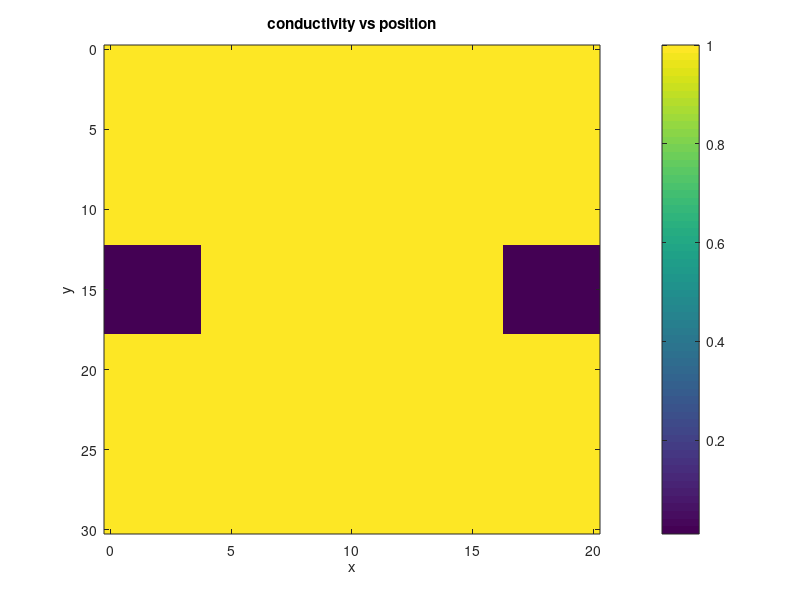
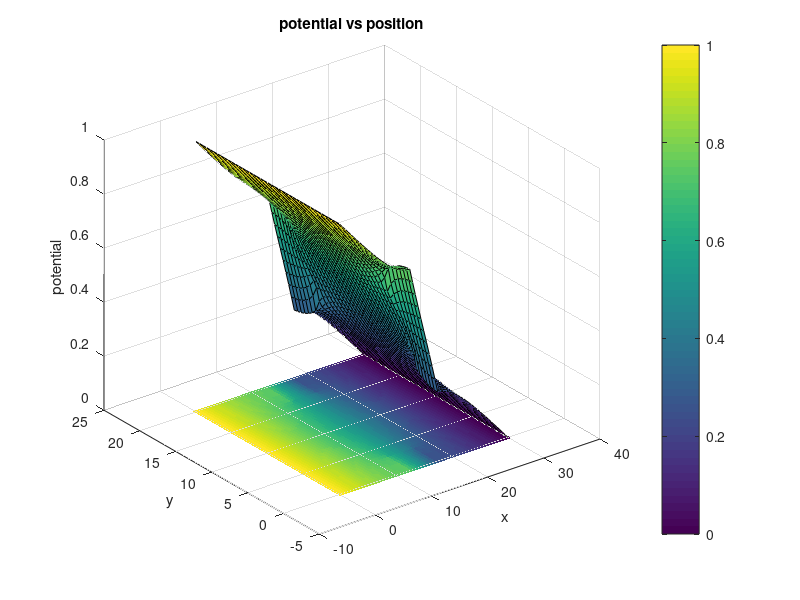
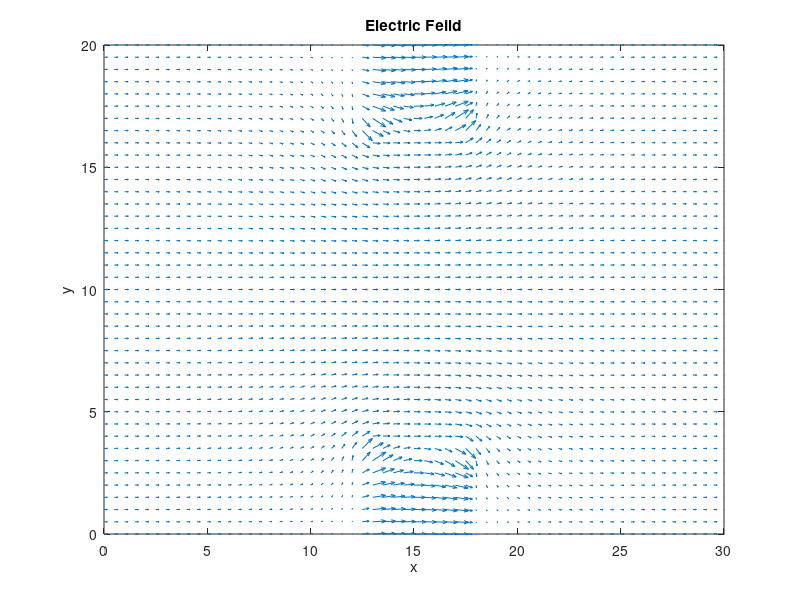
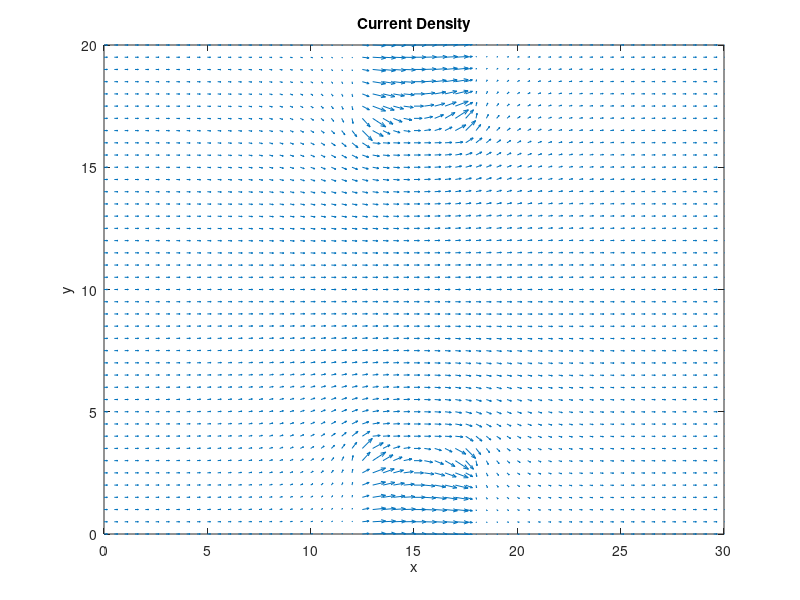

Recreate these plots in MATLAB, in order. (Note: this script raises an error after producing the figures.)
%% ELEC 4700 Assignment 2
%% Question 1a)
% In this question I developed code that uses the finite difference method
% to solve the Laplace equation in a rectagular region with voltage fixed at
% V=1 at x=0 and V=0 at x=L. The other 2 boundaries (y=0 and y=W) are
% absorbing boundary conditions (dV/dx=0). In order to this the region must
% be discretized (meshed) and the laplacian operator must be discretized
% and converted into a Matrix, and the potential function will be discretized and
% turned into a vector. The problem can now be formulated as GV = B. Where
% G is the discrete laplacian operator, V is the potential and B is a
% vector of mostly 0s and a few 1s due to boundary conditions. This type of
% problem can be easily solved in MATLAB to determine the potential in the
% rectangular region.


L = 30; %set the geometry of the region
W = 20;

%set the distance between meshpoints and determine the number points used
meshspace = 0.5;
nx = floor(L/meshspace + 1);
ny = floor(W/meshspace + 1);

G = sparse(nx*ny); %% Discretized Laplacian Operator
B = zeros(1,nx*ny); %% Mostly zeros but a few ones for BCs
for i = 1:nx
    for j = 1:ny
        n = j +(i-1)*ny; %Map 2d Geometry to 1D Vector
        
        %Left side V=1 BC
        if i == 1
            G(n,n) = 1;
            B(n) = 1;
        
        %Right side V=0 BC
        elseif i == nx 
            G(n,n) = 1;
            
        %Bottom Side Absorbing boundary condition
        elseif j == 1 
            nxm = j + (i-2)*ny;
            nxp = j + i*ny;
            nyp = j+1 + (i-1)*ny;
            
            G(n,n) = -3;
            G(n,nxm) = 1;
            G(n,nxp) = 1;
            G(n,nyp) = 1; 
            
            
        %Top side absorbing boundary condition
        elseif j == ny
            nxm = j + (i-2)*ny;
            nxp = j + i*ny;
            nym = j-1 + (i-1)*ny;
            
            G(n,n) = -3;
            G(n,nxm) = 1;
            G(n,nxp) = 1;
            G(n,nym) = 1;
        
        
        %Inner Nodes
        else
            nxm = j + (i-2)*ny;
            nxp = j + i*ny;
            nym = j-1 + (i-1)*ny;
            nyp = j+1 + (i-1)*ny;
            
            G(n,n) = -4;
            G(n,nxm) = 1;
            G(n,nxp) = 1;
            G(n,nym) = 1;
            G(n,nyp) = 1; 
        
        end
    end
end

%Solve Matrix equation to find V
V = G\B';

%Map solution back to 2D space
Vmap = zeros(nx,ny);
for i = 1:nx
    for j = 1:ny
        n = j +(i-1)*ny;
        Vmap(i,j) = V(n);
    end
end

%Plot potential
figure(1)
x = 0:meshspace:L;
plot(x,Vmap(:,floor(ny/2)))
title('Potential vs x-position')
xlabel('x')
ylabel('Potential')
[X, Y] = meshgrid(0:meshspace:L,0:meshspace:W);
figure(2)
surf(X',Y',Vmap)
colorbar
hold on
imagesc([0 L],[0 W],Vmap')
xlabel('x')
ylabel('y')
hold off

%% Question 1b)
% In this question the above code is modified so that the absorbing
% boundary conditions are now instead fixed at V=0 and the other boundary
% conditions are modied so that V=1 at x=0 and x=L. Then this code will be
% ran at several different mesh densities and compared to the analytical
% solution. The code to solve this problem is shown below.

%set the geometry of the region
L = 30;
W = 20;

%set the distance between meshpoints and determine the number points used
meshspace = 0.5;
nx = floor(L/meshspace + 1);
ny = floor(W/meshspace + 1);

G = sparse(nx*ny); %% Discretized Laplacian Operator
B = zeros(1,nx*ny); %% Mostly zeros but a few ones for BCs

for i = 1:nx
    for j = 1:ny
        n = j +(i-1)*ny; %Map 2D geometry to 1D vector
        
        % V=1 @ x=0 BC
        if i == 1
            G(n,n) = 1;
            B(n) = 1;
            
        % V=1 @x=L BC
        elseif i == nx 
            G(n,n) = 1;
            B(n) = 1;
        
        %V=0 @ y=0 BC
        elseif j == 1 
           G(n,n) = 1;
        
        %V=0 @ y=W BC
        elseif j == ny
            G(n,n) = 1;
        
        %Matrix elemenets for inner nodes
        else
            nxm = j + (i-2)*ny;
            nxp = j + i*ny;
            nym = j-1 + (i-1)*ny;
            nyp = j+1 + (i-1)*ny;
            
            G(n,n) = -4;
            G(n,nxm) = 1;
            G(n,nxp) = 1;
            G(n,nym) = 1;
            G(n,nyp) = 1; 
        
        end
    end
end

%Solve Matrix equation to find V
V = G\B';

%Map solution back to 2D space 
Vmap = zeros(nx,ny);
for i = 1:nx
    for j = 1:ny
        n = j +(i-1)*ny;
        Vmap(i,j) = V(n);
    end
end

%Plot potential
x = 0:meshspace:L;
figure(1)
plot(x,Vmap(:,floor(ny/2)));
title('Potential vs x-position')
xlabel('x')
ylabel('Potential')
figure(2)
[X, Y] = meshgrid(0:meshspace:L,0:meshspace:W);
surf(X',Y',Vmap)
colorbar
xlabel('x')
ylabel('y')
title('Potential vs Position')

%%
% This code was now used to compare the numerical solution to the
% analytical solution at several different mesh sizes. These tests showed
% that as the meshing was smaller and smaller, the numerical solution
% appered smoother and better fit the analytical solution. However, as the
% mesh sized is decreased the simulation time begins to rise quite quickly
% and the accuraccy does not increase by much. Therefore, there comes a
% point where increasing the mesh density is overkill. From these
% experiments I found that a mesh size of 0.05 struck a good balance
% between accuracy and simulation time. As the size was decreased from 0.5
% the simulation time began to rise very quickly while the accuracy only
% increased slightly. Both the analytical method and numerical method have
% some inherent error. The analytical method is expressed as an infinite
% series. In order to perform a calculation, this series must be truncated
% at some point. This error can be reduced by including more and more terms
% of the series but this will increase computiation time. The
% numerical solution has errors due to the fact that space is discretized
% and the differential operators have to approximated as discrete matrix
% operators. This error can be reduced by decreasing the mesh size but this
% will increase computation time. The analytical solution has the
% advatantage that it is a closed form expression making it fast to
% evaluate and accurate since it is an exact solution to the problem. The
% disadvantage of the analytical solution is that it only applies to this
% scenario and it is very difficult and usually impossible to derive
% solutions for other scenarios. The advantages of the numericale solution
% is that it works for a variety of geometries and scenarios ad it is
% relativly easy to implement. The disadvantage of the numerical solution
% is that it is slower than the analytical solution and it is less accurate
% than the analytical solution.

%% Question 2
% In this part of the lab MATLAB code was written to solve Laplace equation
% in a rectangular region of high conductivity but containing two low
% conductivity boxes the form a bottleneck in the centre. This complicates
% laplaces equation because now the coefficents in front of the partial
% differentials vary depending on the conductivity of the material and the
% G matrix must be modified. In order to this, it is useful to think of
% each node as onnected to its four neighbouring nodes with a resistance
% equal to the conductivity of the material (average
% conductivity if nodes lie in seperate materials). This approach makes it
% easy to write the equations for each node and combine them into the G
% matrix. the boundary at x=0 is V=1 and x=L is V=0. The other two
% boundarires are absorbing boundaries. The code for this simulation is
% shown below.


L = 30;
W = 20;
Lb = 6;
Wb = 4;
meshspace = 0.5;
nx = floor(L/meshspace + 1);
ny = floor(W/meshspace + 1);

cond1 = 1; % Backgground conductivity
cond2 = 1e-2; %Conductivity of 2 boxes


%This section creates a conductivity map witch assigns a conductivity to
%each node in the mesh. This will be used to create the G matrix
condMap = zeros(nx,ny);

for i = 1:nx
   for j = 1:ny
       if (i-1)>0.5*(L-Lb)/meshspace&&(i-1)<0.5*(L+Lb)/meshspace&&((j-1)<Wb/meshspace||(j-1)>(W-Wb)/meshspace)
           condMap(i,j) = cond2;
       else
           condMap(i,j) = cond1;
       end
   end
end

figure(1)
imagesc([0 W],[0 L],condMap);
colorbar
xlabel('x')
ylabel('y')
title('conductivity vs position')

G = sparse(nx*ny);
B = zeros(1,nx*ny);
for i = 1:nx
    for j = 1:ny
        n = j +(i-1)*ny;
        
        %V=1 @ x=0 BC
        if i == 1
            G(n,n) = 1;
            B(n) = 1;
        
        %V=0 @ x=L BC
        elseif i == nx 
            G(n,n) = 1;
        
        %Absorbing BC @ y=0
        elseif j == 1 
            nxm = j + (i-2)*ny;
            nxp = j + i*ny;
            nyp = j+1 + (i-1)*ny;
            
            %Resistor Values from conduction map
            rxm = (condMap(i,j) + condMap(i-1,j))/2;
            rxp = (condMap(i,j) + condMap(i+1,j))/2;
            ryp = (condMap(i,j) + condMap(i,j+1))/2;
            
            %node equations from resistor values
            G(n,n) = -(rxm + rxp + ryp);
            G(n,nxm) = rxm;
            G(n,nxp) = rxp;
            G(n,nyp) = ryp; 
        
         %Absorbing BC @ y=W
        elseif j == ny
            nxm = j + (i-2)*ny;
            nxp = j + i*ny;
            nym = j-1 + (i-1)*ny;
            
            %Resistor Values from conduction map
            rxm = (condMap(i,j) + condMap(i-1,j))/2;
            rxp = (condMap(i,j) + condMap(i+1,j))/2;
            rym = (condMap(i,j) + condMap(i,j-1))/2;
            
            %node equations from resistor values
            G(n,n) = -(rxm + rxp + rym);
            G(n,nxm) = rxm;
            G(n,nxp) = rxp;
            G(n,nym) = rym;
        
        %internal nodes
        else
            nxm = j + (i-2)*ny;
            nxp = j + i*ny;
            nym = j-1 + (i-1)*ny;
            nyp = j+1 + (i-1)*ny;
            
            %Resistor Values from conduction map
            rxm = (condMap(i,j) + condMap(i-1,j))/2;
            rxp = (condMap(i,j) + condMap(i+1,j))/2;
            ryp = (condMap(i,j) + condMap(i,j+1))/2;
            rym = (condMap(i,j) + condMap(i,j-1))/2;
            
            %node equations from resistor values
            G(n,n) = -(rxm + rxp + rym + ryp);
            G(n,nxm) = rxm;
            G(n,nxp) = rxp;
            G(n,nym) = rym;
            G(n,nyp) = ryp; 
        
        end
    end
end

%solving and plotting
V = G\B';
Vmap = zeros(nx,ny);
for i = 1:nx
    for j = 1:ny
        n = j +(i-1)*ny;
        Vmap(i,j) = V(n);
    end
end

[X, Y] = meshgrid(0:meshspace:L,0:meshspace:W);
figure(2)
surf(X',Y',Vmap)
colorbar
hold on
imagesc([0 L],[0 W],Vmap')
xlabel('x')
ylabel('y')
zlabel('potential')
title('potential vs position')
hold off

[Ey, Ex] = gradient(Vmap);
Ex = -Ex;
Ey = -Ey;

figure(3)
quiver(X',Y',Ex,Ey)
xlim([0 30])
ylim([0 20])
xlabel('x')
ylabel('y')
title('Electric Feild')
Jx = condMap.*Ex;
Jy = condMap.*Ey;

figure(4)
quiver(X',Y',Ex,Ey)
xlim([0 30])
ylim([0 20])
xlim([0 30])
ylim([0 20])
xlabel('x')
ylabel('y')
title('Current Density')

%Currents at each terminal. Should be equal.
I1 = sum(Jx(1,:))
I2 = sum(Jx(nx,:))

%%
% The results of this simulation show that the current at each terminal
% (x=0 and x=L) are equal to eachother. This is the expected result for
% Kirchoff's current law.
% Now the effects of mesh size, bottleneck size, and background
% conductivity on the overall current will be explored. In ioder to this, I
% took all the code shown above that is neccessary for calculation of
% current and put it in a function called Bottleneck(meshspace,cond2,Wb).
% This function takes the distance between mesh points, box
% conductivity, and width of the boxes as inputs and returns the current.
% The code for this function is almost identicle to the code shown above.
% This function was used to generate plots as shown below.

meshspace = linspace(0.5, 10, 20);
for i =1:20
    I(i) = Bottleneck(meshspace(i),0.01,4); %currents for plotting
end
plot(meshspace,I)
xlabel('distance between mesh points')
ylabel('current')
title('Current vs Mesh Density')

%%
% This plot shows the general trend of the current decreasing with mesh
% size but stabalizing at a value a little over 0.5. It also shows that at
% a low mesh density the current values vary significantly due to the
% innacuracy of the calculation.

cond2 = linspace(0, 1, 20);
for i =1:20
    I(i) = Bottleneck(0.5,cond2(i),4); %currents for plotting
end
plot(cond2,I)
xlabel('Box Conductivity')
ylabel('Current')
title('Current vs Box Conductivity')

%%
% This plot shows the effect of varying the conductivity inside the boxes.
% When the conductivity is zero that is equivalent to the boxes being a
% perfect insulator and when it is 1 it is equialent to the boxes having
% the same conductivity as the background. As expected increasing the
% conductivity in the box increases the total current as the current would
% be able to flow more easily inside the box.

Wb = linspace(0, 12, 20);
for i =1:20
    I(i) = Bottleneck(0.5,0.01,Wb(i)); %currents for plotting
end
plot(Wb,I)
xlabel('Width of Box')
ylabel('Current')
title('Current vs Box Width')
%%
% This plot shows the effect of varying the width of the low conductivity
% box on the overall current. When the width is zero that is equivalent to
% having no box present and when it is 10 it is equivalent to havng one box
% that is the width of the region. As expected, as the current decreases as
% the box width is increased, and then stays constant after it is increased
% past 10.


